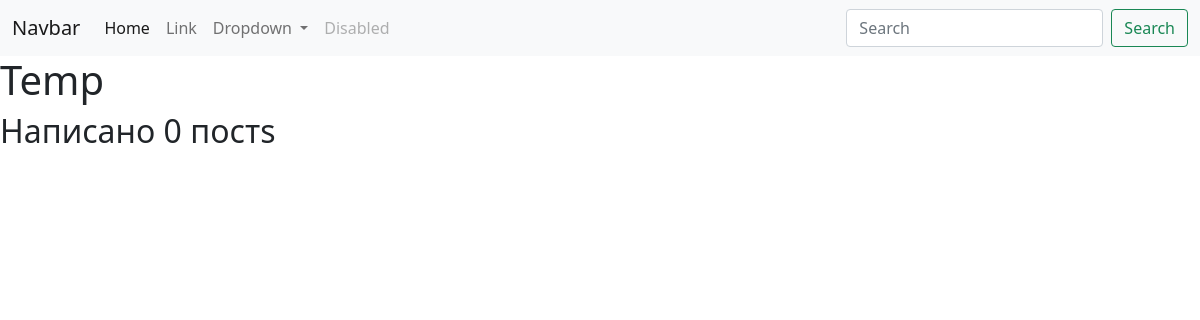
/blog/, run on an earlier commit of the app's database.
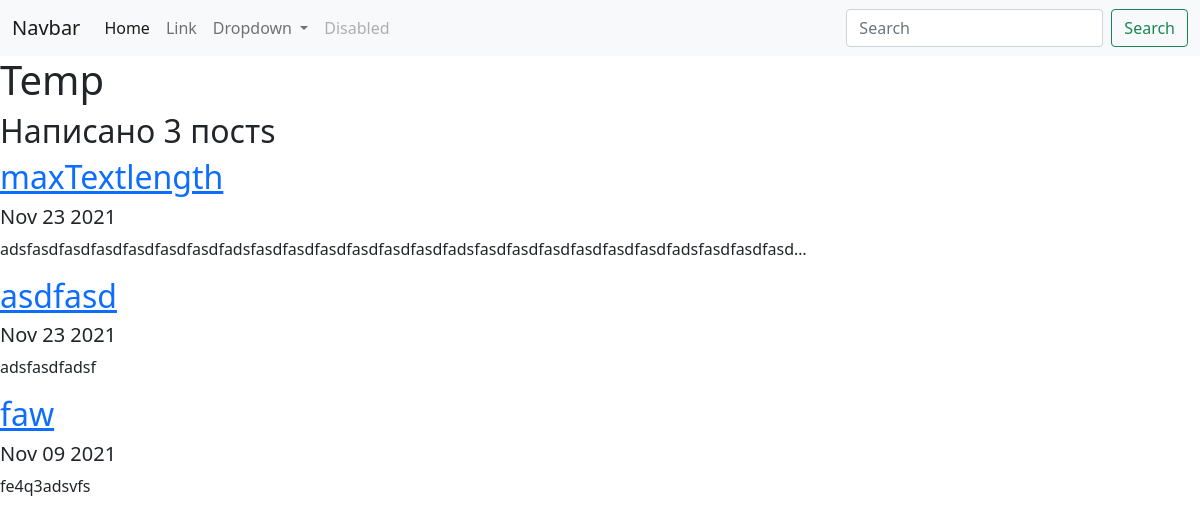
And on a later commit of the database.
### blog/models.py (models this page shows, shortened)
class Blog(models.Model):
    title = models.CharField(max_length=200)
    description = models.TextField()
    date = models.DateTimeField()

### blog/views.py (the view)
# urls.py: path('', views.all_blogs, name='all_blogs'),
def all_blogs(request):
    blogs = Blog.objects.order_by('-date')[:5]
    return render(request, 'blog/all_blogs.html', {'blogs':blogs})

### blog/templates/blog/all_blogs.html
{% extends 'portfolio/base.html'%}
{% block content %}
  <h1>Temp</h1>
  <h2>Написано {{ blogs.count }} пост{{ blogs.count|pluralize }}</h2>
  {% for blog in blogs %}
      <a href="{% url 'blog:detail' blog.id %}"><h2>{{ blog.title }}</h2></a>
      <h5>{{ blog.date|date:'M d Y' }}</h5>
      <p>{{ blog.description|striptags|truncatechars:100 }}</p>
  {% endfor %}
{% endblock %}

### portfolio/templates/portfolio/base.html (shortened to what this page needs)
<!doctype html>
<html lang="en">
  <head>
    <link href="https://cdn.jsdelivr.net/npm/bootstrap@5.1.3/dist/css/bootstrap.min.css" rel="stylesheet">
  </head>
  <body>
    <nav class="navbar navbar-expand-lg navbar-light bg-light">
  <div class="container-fluid">
    <a class="navbar-brand" href="#">Navbar</a>
    <div class="collapse navbar-collapse" id="navbarSupportedContent">
      <ul class="navbar-nav me-auto mb-2 mb-lg-0">
        <li class="nav-item">
          <a class="nav-link active" aria-current="page" href="#">Home</a>
        </li>
        <li class="nav-item">
          <a class="nav-link" href="#">Link</a>
        </li>
        <li class="nav-item dropdown">
          <a class="nav-link dropdown-toggle" href="#" id="navbarDropdown" role="button" data-bs-toggle="dropdown" aria-expanded="false">
            Dropdown
          </a>
        </li>
        <li class="nav-item">
          <a class="nav-link disabled">Disabled</a>
        </li>
      </ul>
      <form class="d-flex">
        <input class="form-control me-2" type="search" placeholder="Search" aria-label="Search">
        <button class="btn btn-outline-success" type="submit">Search</button>
      </form>
    </div>
  </div>
</nav>
    {% block content %}{% endblock %}
  </body>
</html>

What changed in the data, as far as the page shows it:
added Blog: title "maxTextlength", date "Nov 23 2021", description "adsfasdfasdfasdfasdfasdfasdfadsfasdfasdfasdfasdfasdfasdfadsfasdfasdfasdfasdfasdfasdfadsfasdfasdfasd…"
added Blog: title "asdfasd", date "Nov 23 2021", description "adsfasdfadsf"
added Blog: title "faw", date "Nov 09 2021", description "fe4q3adsvfs"
Also different on the page:
{{ blogs.count }}: "0" → "3"
